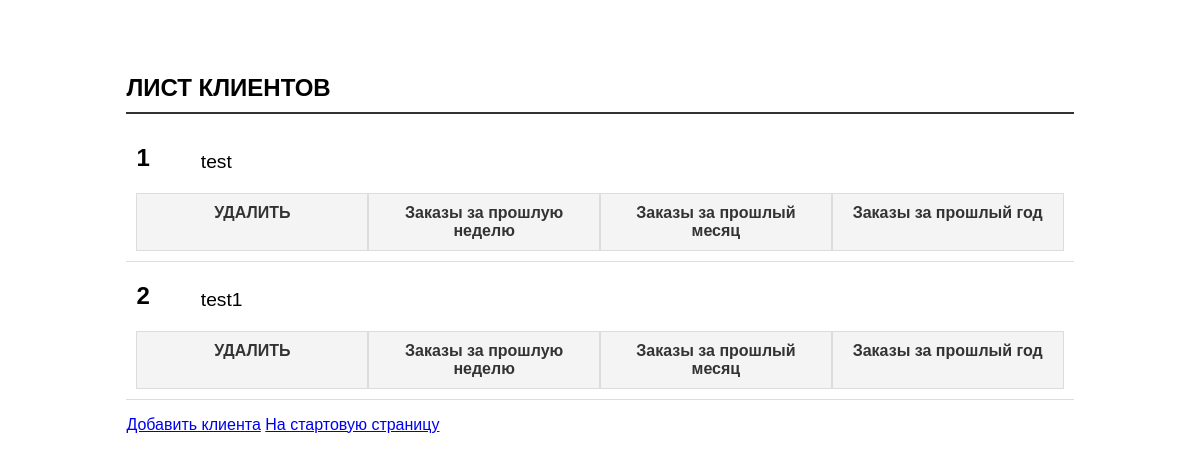
Page /myapp/customers/ on the earlier database version.
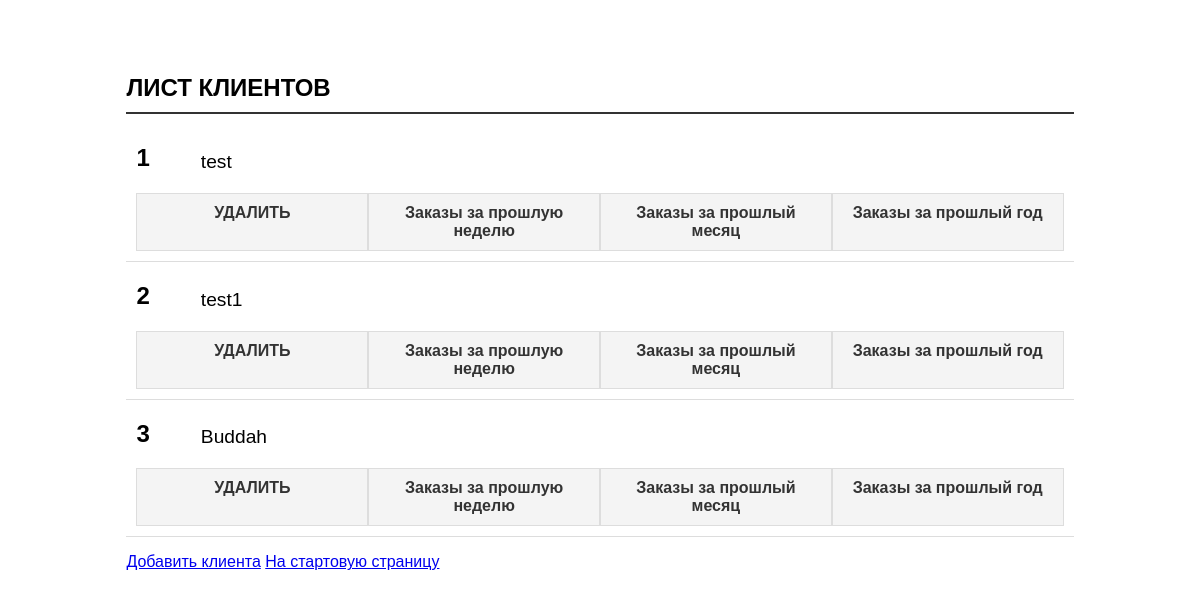
Same page on the later database version.
### myapp/models.py (models this page shows, shortened)
class Customer(models.Model):
    name = models.CharField(max_length=100)
    email = models.EmailField()
    phone = models.CharField(max_length=20)
    address = models.TextField()
    registration_date = models.DateTimeField(auto_now_add=True)

### myapp/views.py (the view)
# urls.py: path('customers/', views.customer_list, name='customer_list'),
def customer_list(request):
    customers = Customer.objects.all()
    return render(request, 'myapp/customer_list.html', {'customers': customers})

### myapp/templates/myapp/customer_list.html (shortened to what this page needs)
<!DOCTYPE html>
<html>
<head>
    {% load static %}
    <link rel="stylesheet" href="{% static 'myapp/styles.css' %}">
</head>
<body>
    <div class="container">
        <h1 class="header">ЛИСТ КЛИЕНТОВ</h1>
        <ul>
            {% for customer in customers %}
                <li>
                    <span class="item-number">{{ forloop.counter|add:"00" }}</span>
                    <span class="item-title">{{ customer.name }}</span>
                    <div class="nav-links">
                        <a href="{% url 'delete_customer' customer.id %}">УДАЛИТЬ</a>
                        <a href="{% url 'customer_orders' customer.id 'week' %}">Заказы за прошлую неделю</a>
                        <a href="{% url 'customer_orders' customer.id 'month' %}">Заказы за прошлый месяц</a>
                        <a href="{% url 'customer_orders' customer.id 'year' %}">Заказы за прошлый год</a>
                    </div>
                </li>
            {% endfor %}
        </ul>
        <a href="{% url 'add_customer' %}">Добавить клиента</a>
        <a href="{% url 'home' %}">На стартовую страницу</a>
    </div>
</body>
</html>

Differences in the rows shown:
added Customer: name "Buddah"
